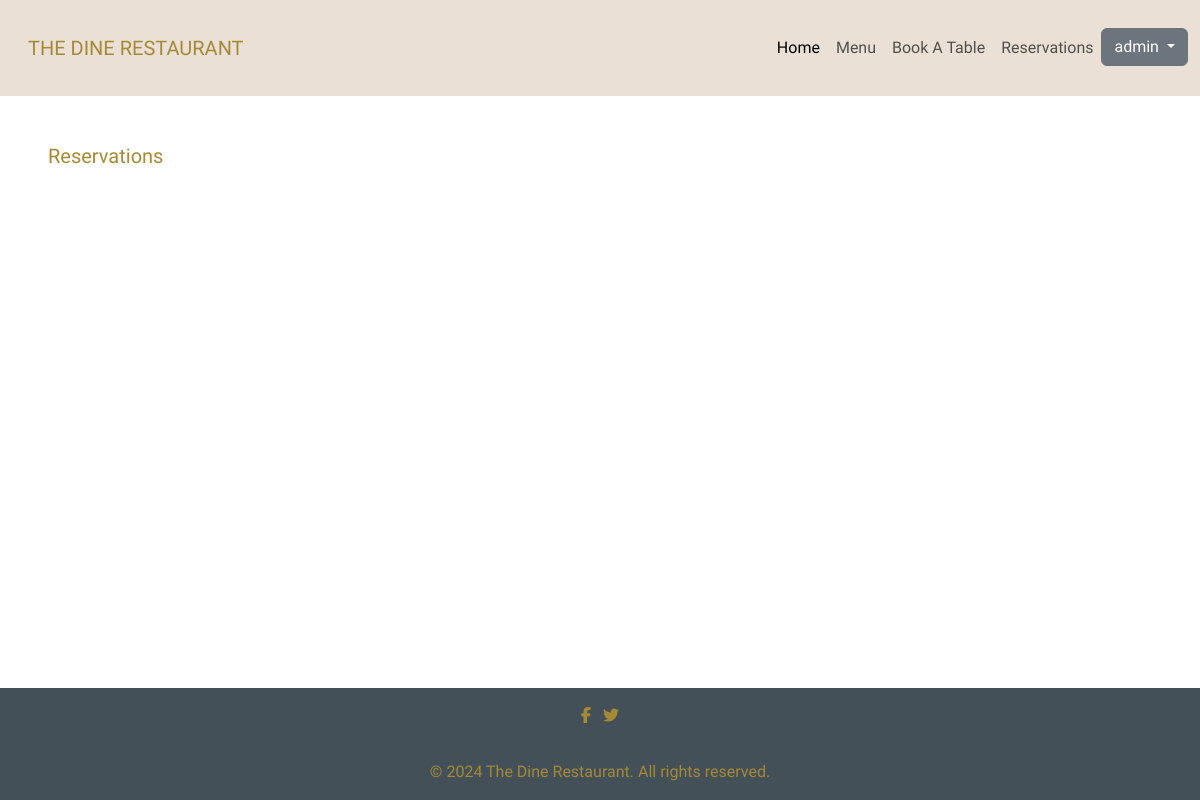
The app's page /reservation/list (signed in), older data.
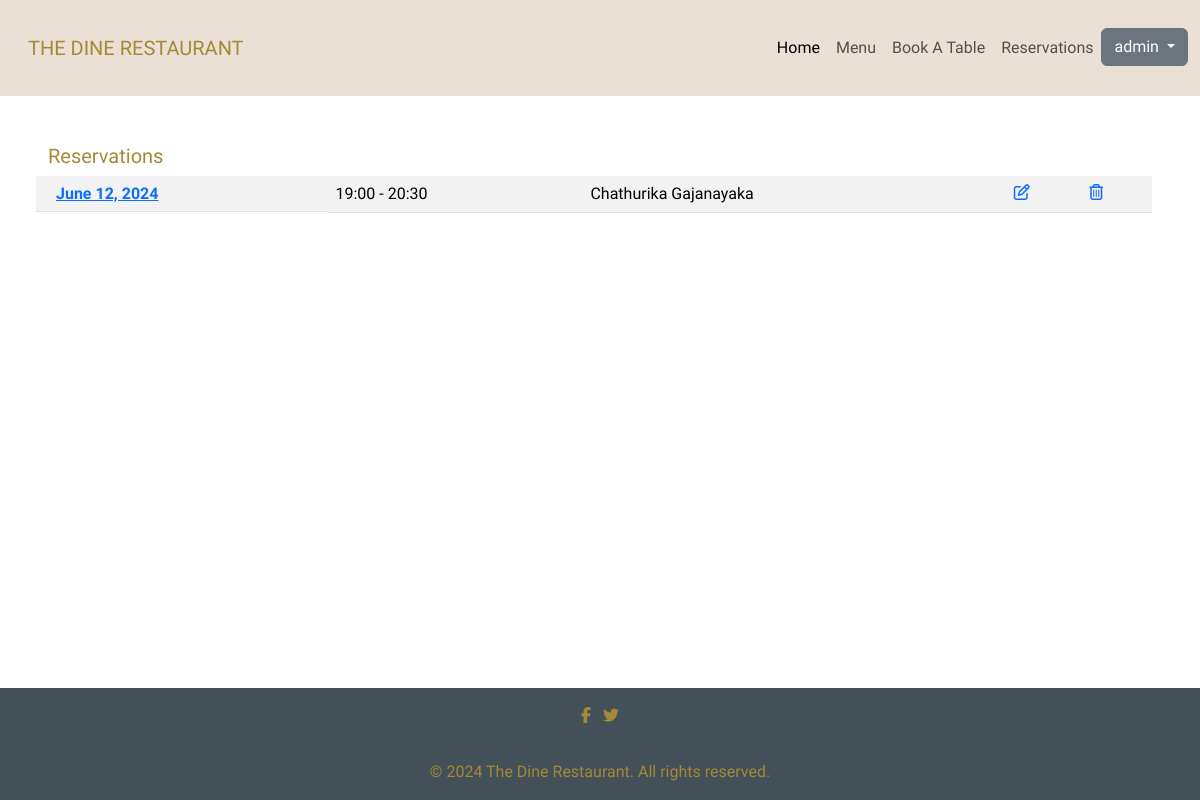
The same page, newer data.
### reservation/models.py (models this page shows, shortened)
class Reservation(models.Model):
    time_slot = models.IntegerField(choices=TIME_SLOTS, default=2)
    customer = models.ForeignKey(Customer, on_delete=models.CASCADE)
    reservation_date = models.DateField(default=timezone.now)
    number_of_guests = models.IntegerField(default=2)
    table = models.ForeignKey(Table, on_delete=models.DO_NOTHING)
    username = models.CharField(max_length=100, null=True)
    class Meta:
        ordering = ['reservation_date', 'time_slot']

class Customer(models.Model):
    first_name = models.CharField(max_length=25)
    last_name = models.CharField(max_length=25)
    email = models.CharField(max_length=100)
    phone = models.CharField(max_length=23)
    username = models.CharField(max_length=100, null=True)

### reservation/views.py (the view)
# urls.py: path("list", views.ReservationListView.as_view(), name="reservation_list"),
class ReservationListView(LoginRequiredMixin, ListView):
    template_name = 'reservation/reservation_list.html'
    def get_queryset(self):
        if self.request.user.is_staff:
            return Reservation.objects.filter(reservation_date__gt=(date.today() - timedelta(days=1)))
        else:
            return Reservation.objects.filter(username=self.request.user.username, reservation_date__gt=(date.today() - timedelta(days=1)))

### reservation/templates/reservation/reservation_list.html
{% extends 'base.html' %}
{% block content %}
<div class="row p-5">
    <div class="table-responsive">
        <h5>Reservations</h5>
        <table class="table table-striped">
            <tbody>
            {% for instance in object_list %}
            <tr>
                <th class="row">
                    <a href="{% url 'reservation:reservation-details' instance.id %}">{{instance.reservation_date}}</a>
                </th>
                <td>
                    {{ instance.get_time_slot_display }}
                </td>
                <td>
                    {{ instance.customer.first_name }} {{ instance.customer.last_name }}
                </td>
                <td>
                    <a href="{% url 'reservation:reservation-update' instance.id %}">
                        <i class="fa-regular fa-pen-to-square"></i>
                    </a>
                </td>
                <td>
                    <a href="{% url 'reservation:reservation-delete' instance.id %}">
                        <i class="fa-regular fa-trash-can"></i>
                    </a>
                </td>
            </tr>
            {% endfor %}
            </tbody>
        </table>
    </div>
</div>
{% endblock %}

Row changes from the older to the newer data that the page shows:
added Reservation: reservation_date "June 12, 2024", time_slot "19:00 - 20:30", customer.first_name "Chathurika", customer.last_name "Gajanayaka"
